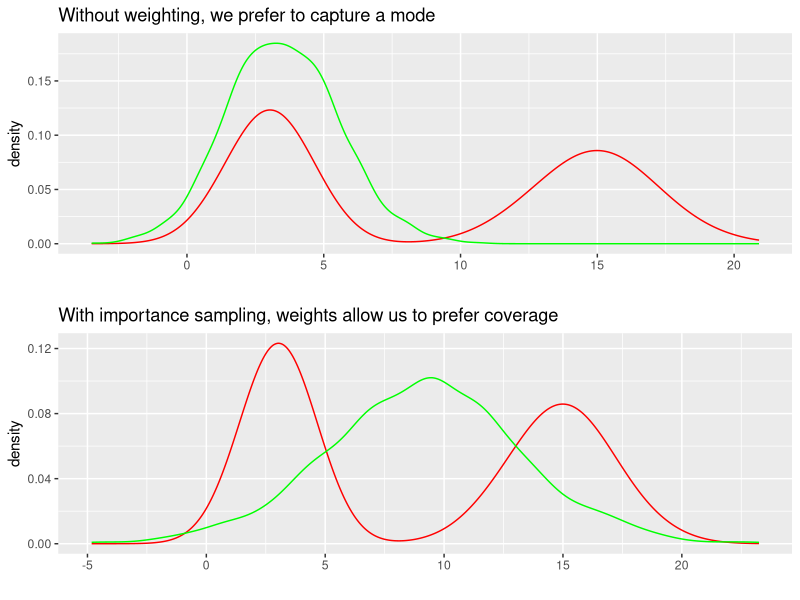

Here is the R script that generated this plot:
## ---- chunk 1
library(ggplot2)
library(gridExtra)
library(tidyverse)
## ---- chunk 2

mixture <- data.frame(normals = c(rnorm(1000,3,1),rnorm(1000,15,2)),
                      mode_seeking_kl = rnorm(2000,3.5,2),
                      mean_seeking_kl = rnorm(2000,9,4))
## ---- chunk 3


rkl_plot <- mixture %>% ggplot(aes(x = normals)) +
  geom_density(aes(x = normals), color = "red") +
  geom_density(aes(x = mode_seeking_kl), color = "green") + ggtitle("Without weighting, we prefer to capture a mode") +
  xlab("")

fkl_plot <- mixture %>% ggplot(aes(x = normals)) +
  geom_density(aes(x = normals), color = "red") +
  geom_density(aes(x = mean_seeking_kl), color = "green") + ggtitle("With importance sampling, weights allow us to prefer coverage") +
  xlab("")

grid.arrange(rkl_plot,fkl_plot)
## ---- chunk 4
